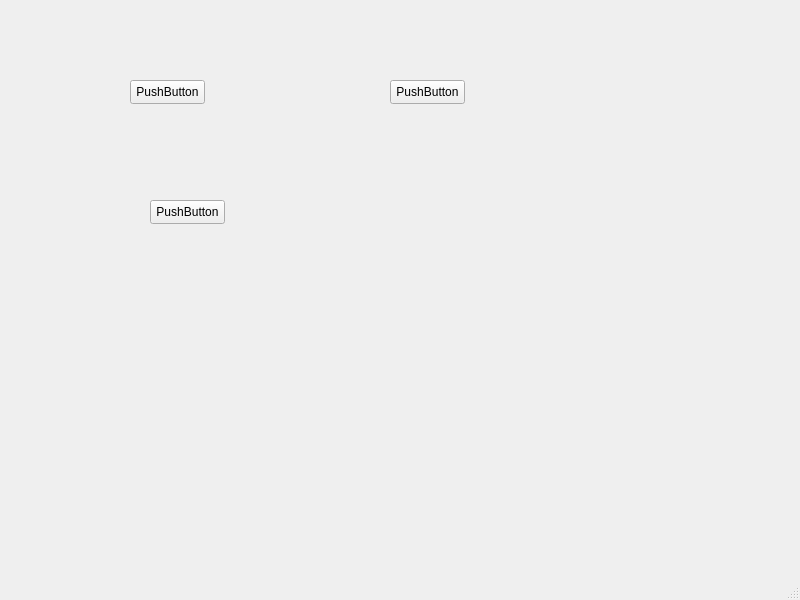
<?xml version="1.0" encoding="UTF-8"?>
<ui version="4.0">
 <class>MainWindow</class>
 <widget class="QMainWindow" name="MainWindow">
  <property name="geometry">
   <rect>
    <x>0</x>
    <y>0</y>
    <width>800</width>
    <height>600</height>
   </rect>
  </property>
  <property name="windowTitle">
   <string>MainWindow</string>
  </property>
  <widget class="QWidget" name="centralwidget">
   <widget class="QPushButton" name="pushButton">
    <property name="geometry">
     <rect>
      <x>130</x>
      <y>80</y>
      <width>75</width>
      <height>24</height>
     </rect>
    </property>
    <property name="text">
     <string>PushButton</string>
    </property>
   </widget>
   <widget class="QPushButton" name="pushButton_2">
    <property name="geometry">
     <rect>
      <x>390</x>
      <y>80</y>
      <width>75</width>
      <height>24</height>
     </rect>
    </property>
    <property name="text">
     <string>PushButton</string>
    </property>
   </widget>
   <widget class="QPushButton" name="pushButton_3">
    <property name="geometry">
     <rect>
      <x>150</x>
      <y>200</y>
      <width>75</width>
      <height>24</height>
     </rect>
    </property>
    <property name="text">
     <string>PushButton</string>
    </property>
   </widget>
  </widget>
  <widget class="QMenuBar" name="menubar">
   <property name="geometry">
    <rect>
     <x>0</x>
     <y>0</y>
     <width>800</width>
     <height>22</height>
    </rect>
   </property>
  </widget>
  <widget class="QStatusBar" name="statusbar"/>
 </widget>
 <resources/>
 <connections/>
</ui>
